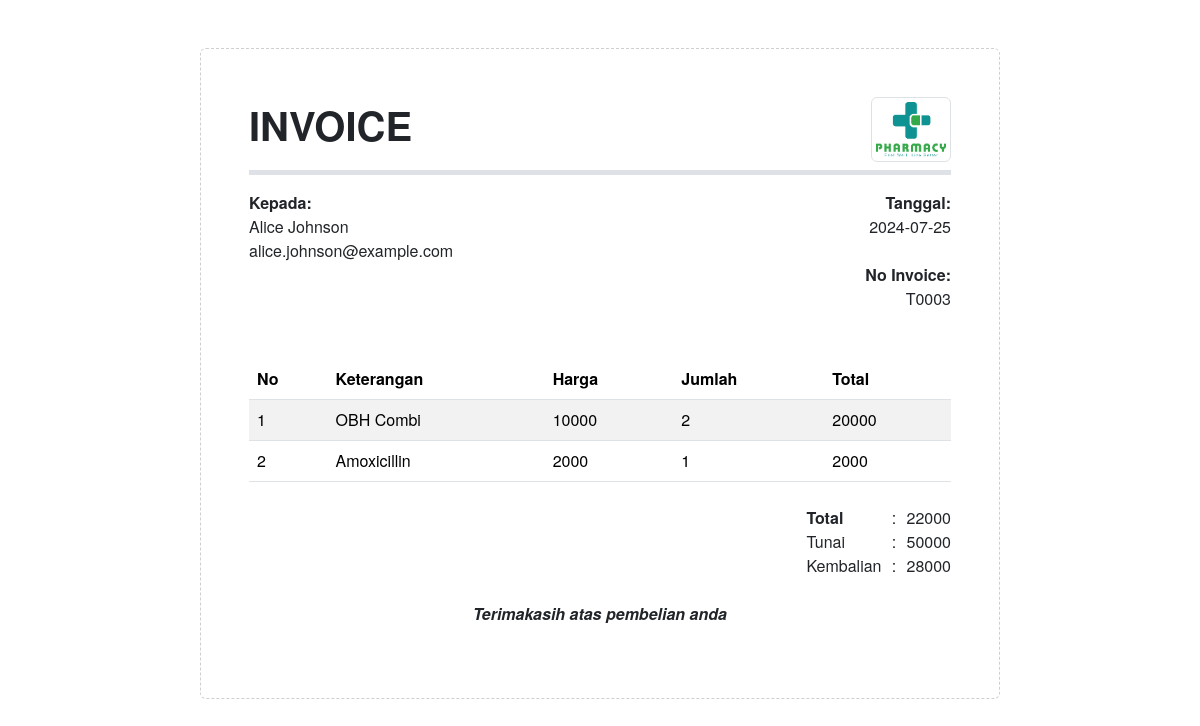
Screenshot of /GenerateReportPhamarcy/index.php?fk=T0003 with the database file from the repository.
### tables this page shows
CREATE TABLE `tb_transaksi` (
  `kode_transaksi` varchar(255) NOT NULL,
  `id_pelanggan` int(11) NOT NULL,
  `total_pembelian` double NOT NULL,
  `total_dibayarkan` double NOT NULL,
  `total_kembalian` double NOT NULL,
  `tgl_transaksi` date NOT NULL DEFAULT current_timestamp()
);

CREATE TABLE `tb_pelanggan` (
  `id_pelanggan` int(11) NOT NULL,
  `nama_pelanggan` varchar(255) NOT NULL,
  `email` varchar(255) NOT NULL,
  `no_telp` varchar(255) NOT NULL,
  `alamat` varchar(255) NOT NULL,
  `tgl_dibuat` date DEFAULT current_timestamp()
);

CREATE TABLE `tb_entry_transaksi` (
  `id_entry_transaksi` int(11) NOT NULL,
  `kode_transaksi` varchar(255) NOT NULL,
  `kode_obat` varchar(255) NOT NULL,
  `nama_obat` varchar(255) NOT NULL,
  `quantity` int(11) NOT NULL,
  `harga_item` int(11) NOT NULL,
  `total` double NOT NULL
);

### GenerateReportPhamarcy/index.php (the view, shortened to what this page needs)
<?php
    include "config/koneksi.php";
?>
<!DOCTYPE html>
<html lang="en">
  <head>
    <link
      href="https://cdn.jsdelivr.net/npm/bootstrap@5.3.3/dist/css/bootstrap.min.css"
      rel="stylesheet"
    />
    <link rel="stylesheet" href="./style/global.css" />
  </head>
  <body onload="window.print()">
    <main class="p-5 mx-auto mt-5 rounded">
      <div class="border-bottom border-5 pb-2 mb-3 d-flex justify-content-between align-items-center">
        <h1 class="fw-bold">INVOICE</h1>
        <img src="./assets/my-logo.png" class="img-fluid img-thumbnail" width="80" alt="logo">
      </div>
      <div>
        <?php
            $a = mysqli_query($con,"SELECT * FROM tb_transaksi WHERE kode_transaksi = '$_GET[fk]'");
            while($r=mysqli_fetch_array($a)){
        ?>
          <table style="width: 100%">
            <tr>
              <th class="text-start">Kepada:</th>
              <th class="text-end">Tanggal:</th>
            </tr>
            <?php
              $query = "SELECT * FROM tb_pelanggan WHERE id_pelanggan = " . $r['id_pelanggan'];
              $a = mysqli_query($con, $query);
              while($UserResult=mysqli_fetch_array($a)){
            ?>
              <tr>
                <td class="text-start"><?= $UserResult['nama_pelanggan'] ?></td>
                <td class="text-end"><?= $r['tgl_transaksi'] ?></td>
              </tr>
              <tr>
                <td class="text-start" colspan="2"><?= $UserResult['email'] ?></td>
              </tr>
            <?php } ?>
            <tr>
              <th class="text-end" colspan="2">No Invoice:</th>
            </tr>
            <tr>
              <td class="text-end" colspan="2"><?= $r['kode_transaksi'] ?></td>
            </tr>
          </table>
        <?php } ?>
      </div>
      <div class="mt-5">
        <table class="table table-striped">
          <thead>
            <tr>
              <th scope="col">No</th>
              <th scope="col">Keterangan</th>
              <th scope="col">Harga</th>
              <th scope="col">Jumlah</th>
              <th scope="col">Total</th>
            </tr>
          </thead>
          <tbody>
            <?php
                $no=0;
                $a = mysqli_query($con,"SELECT * FROM tb_entry_transaksi WHERE kode_transaksi = '$_GET[fk]'");
                while($r=mysqli_fetch_array($a)){
                $no++
            ?>
              <tr>
                <td><?php echo $no ?></td>
                <td><?php echo $r['nama_obat'] ?></td>
                <td><?php echo $r['harga_item'] ?></td>
                <td><?php echo $r['quantity'] ?></td>
                <td><?php echo $r['total'] ?></td>
              </tr>
            <?php } ?>
          </tbody>
        </table>
      </div>
      <div class="d-flex justify-content-end mt-4">
        <table style="width: max-content;">
          <?php
                $a = mysqli_query($con,"SELECT * FROM tb_transaksi WHERE kode_transaksi = '$_GET[fk]'");
                while($r=mysqli_fetch_array($a)){
          ?>
            <tr>
              <th class="text-start">Total</th>
              <td class="text-end text-center" style="width: 25px;">:</td>
              <td class="text-end"><?php echo $r['total_pembelian'] ?></td>
            </tr>
            <tr>
              <td class="text-start">Tunai</td>
              <td class="text-end text-center" style="width: 25px;">:</td>
              <td class="text-end"><?php echo $r['total_dibayarkan'] ?></td>
            </tr>
            <tr>
              <td class="text-start">Kembalian</td>
              <td class="text-end text-center" style="width: 25px;">:</td>
              <td class="text-end"><?php echo $r['total_kembalian'] ?></td>
            </tr>
          <?php } ?>
        </table>
      </div>
      <div class="text-center my-4">
        <p class="fw-bold fst-italic">Terimakasih atas pembelian anda</p>
      </div>
    </main>
  </body>
</html>

### GenerateReportPhamarcy/style/global.css (style rules this page uses)
* { margin: 0; padding: 0; box-sizing: border-box; }
body { font-family: 'Helvetica Neue', 'Helvetica', Helvetica, Arial, sans-serif; }
main { max-width: 800px; border: 1px dashed rgb(207, 207, 207); }

### rows the page displays
tb_transaksi: tgl_transaksi "2024-07-25", kode_transaksi "T0003", total_pembelian "22000", total_dibayarkan "50000", total_kembalian "28000"
tb_pelanggan: nama_pelanggan "Alice Johnson", email "alice.johnson@example.com"
tb_entry_transaksi: nama_obat "OBH Combi", harga_item "10000", quantity "2", total "20000"
tb_entry_transaksi: nama_obat "Amoxicillin", harga_item "2000", quantity "1", total "2000"
